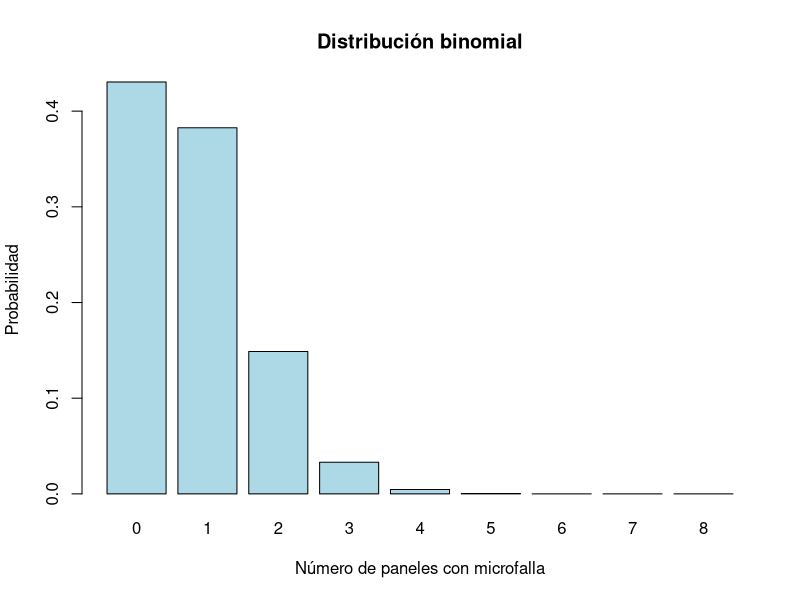
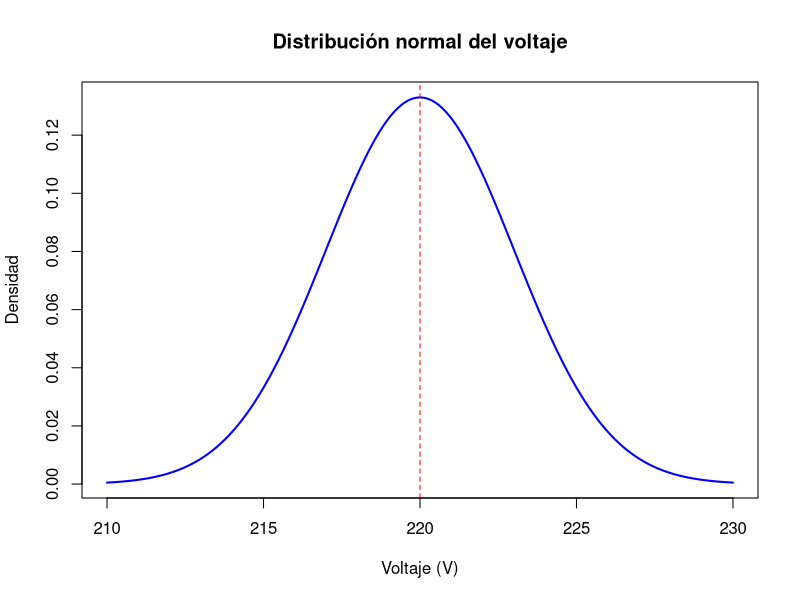
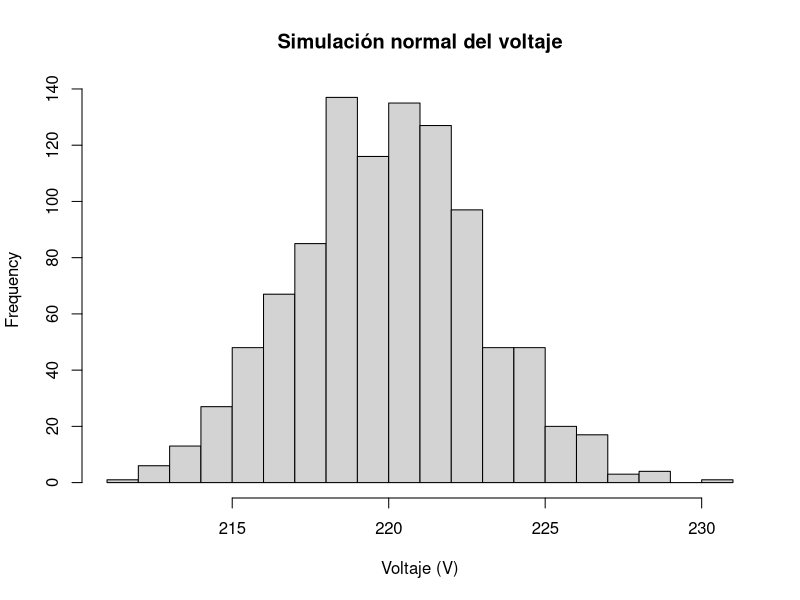

Recreate these plots in R, in order.
## ---- chunk 1
dbinom(2, size = 8, prob = 0.10)
## ---- chunk 2
pbinom(2, size = 8, prob = 0.10)
## ---- chunk 3
n <- 8
p <- 0.10
c(Media = n * p, Varianza = n * p * (1 - p))
## ---- chunk 4
k <- 0:8
prob_bin <- dbinom(k, size = 8, prob = 0.10)

barplot(prob_bin,
        names.arg = k,
        col = "lightblue",
        main = "Distribución binomial",
        xlab = "Número de paneles con microfalla",
        ylab = "Probabilidad")
## ---- chunk 5
pnorm(218, mean = 220, sd = 3)
## ---- chunk 6
pnorm(223, mean = 220, sd = 3) - pnorm(218, mean = 220, sd = 3)
## ---- chunk 7
x <- seq(210, 230, by = 0.1)
y <- dnorm(x, mean = 220, sd = 3)

plot(x, y, type = "l", lwd = 2, col = "blue",
     main = "Distribución normal del voltaje",
     xlab = "Voltaje (V)", ylab = "Densidad")
abline(v = 220, col = "red", lty = 2)
## ---- chunk 8
set.seed(111)
sim_bin <- rbinom(1000, size = 8, prob = 0.10)
mean(sim_bin)
var(sim_bin)
## ---- chunk 9
set.seed(222)
sim_norm <- rnorm(1000, mean = 220, sd = 3)
mean(sim_norm)
sd(sim_norm)
## ---- chunk 10
hist(sim_norm, breaks = 20, col = "lightgray",
     main = "Simulación normal del voltaje",
     xlab = "Voltaje (V)")
